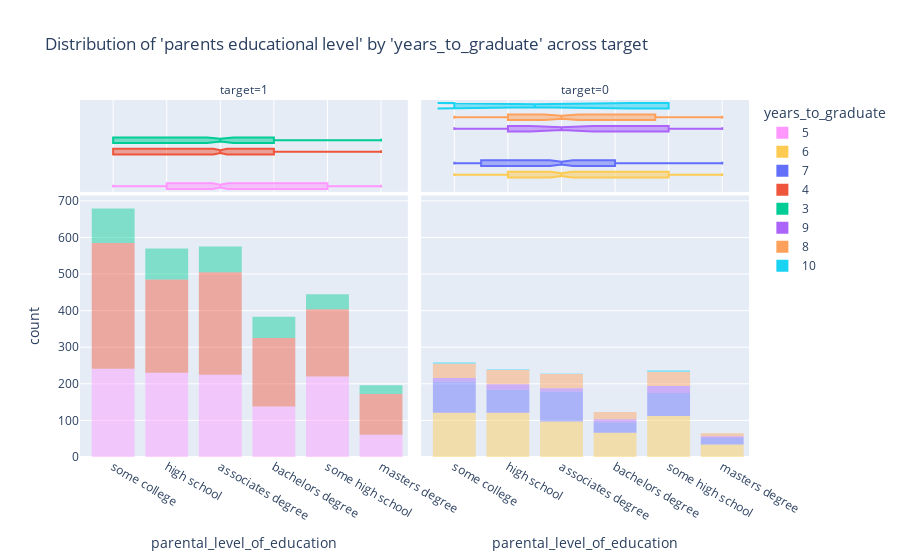

Notebook source saved alongside this figure:
### Code cell
fig = px.histogram(df_full_train, 
                   x='parental_level_of_education', 
                   color='years_to_graduate', 
                   facet_col='target',
                   opacity=0.45,
                   category_orders=dict(years_to_graduate=['3', '4', '5', '6', '7', '8', '9', '10']),
                   marginal='box',
                   title="Distribution of 'parents educational level' by 'years_to_graduate' across target")
fig.show()

### Figure 1 — Plotly figure (JSON) as saved in the notebook; plotly's stock layout.template omitted (floating-point values rounded to 4 significant figures; data arrays with more than 128 entries replaced by an {"elided": "..."} marker saying what was removed)
{"data": [{"alignmentgroup": "True", "bingroup": "x", "hovertemplate": "years_to_graduate=5<br>target=1<br>parental_level_of_education=%{x}<br>count=%{y}<extra></extra>", "legendgroup": "5", "marker": {"color": "#FF97FF", "opacity": 0.45, "pattern": {"shape": ""}}, "name": "5", "offsetgroup": "5", "orientation": "v", "showlegend": true, "type": "histogram", "x": {"elided": "1115 str values"}, "xaxis": "x", "yaxis": "y"}, {"alignmentgroup": "True", "hovertemplate": "years_to_graduate=5<br>target=1<br>parental_level_of_education=%{x}<extra></extra>", "legendgroup": "5", "marker": {"color": "#FF97FF"}, "name": "5", "notched": true, "offsetgroup": "5", "showlegend": false, "type": "box", "x": {"elided": "1115 str values"}, "xaxis": "x3", "yaxis": "y3"}, {"alignmentgroup": "True", "bingroup": "x", "hovertemplate": "years_to_graduate=6<br>target=0<br>parental_level_of_education=%{x}<br>count=%{y}<extra></extra>", "legendgroup": "6", "marker": {"color": "#FECB52", "opacity": 0.45, "pattern": {"shape": ""}}, "name": "6", "offsetgroup": "6", "orientation": "v", "showlegend": true, "type": "histogram", "x": {"elided": "551 str values"}, "xaxis": "x2", "yaxis": "y2"}, {"alignmentgroup": "True", "hovertemplate": "years_to_graduate=6<br>target=0<br>parental_level_of_education=%{x}<extra></extra>", "legendgroup": "6", "marker": {"color": "#FECB52"}, "name": "6", "notched": true, "offsetgroup": "6", "showlegend": false, "type": "box", "x": {"elided": "551 str values"}, "xaxis": "x4", "yaxis": "y4"}, {"alignmentgroup": "True", "bingroup": "x", "hovertemplate": "years_to_graduate=7<br>target=0<br>parental_level_of_education=%{x}<br>count=%{y}<extra></extra>", "legendgroup": "7", "marker": {"color": "#636efa", "opacity": 0.45, "pattern": {"shape": ""}}, "name": "7", "offsetgroup": "7", "orientation": "v", "showlegend": true, "type": "histogram", "x": {"elided": "340 str values"}, "xaxis": "x2", "yaxis": "y2"}, {"alignmentgroup": "True", "hovertemplate": "years_to_graduate=7<br>target=0<br>parental_level_of_education=%{x}<extra></extra>", "legendgroup": "7", "marker": {"color": "#636efa"}, "name": "7", "notched": true, "offsetgroup": "7", "showlegend": false, "type": "box", "x": {"elided": "340 str values"}, "xaxis": "x4", "yaxis": "y4"}, {"alignmentgroup": "True", "bingroup": "x", "hovertemplate": "years_to_graduate=4<br>target=1<br>parental_level_of_education=%{x}<br>count=%{y}<extra></extra>", "legendgroup": "4", "marker": {"color": "#EF553B", "opacity": 0.45, "pattern": {"shape": ""}}, "name": "4", "offsetgroup": "4", "orientation": "v", "showlegend": true, "type": "histogram", "x": {"elided": "1361 str values"}, "xaxis": "x", "yaxis": "y"}, {"alignmentgroup": "True", "hovertemplate": "years_to_graduate=4<br>target=1<br>parental_level_of_education=%{x}<extra></extra>", "legendgroup": "4", "marker": {"color": "#EF553B"}, "name": "4", "notched": true, "offsetgroup": "4", "showlegend": false, "type": "box", "x": {"elided": "1361 str values"}, "xaxis": "x3", "yaxis": "y3"}, {"alignmentgroup": "True", "bingroup": "x", "hovertemplate": "years_to_graduate=3<br>target=1<br>parental_level_of_education=%{x}<br>count=%{y}<extra></extra>", "legendgroup": "3", "marker": {"color": "#00cc96", "opacity": 0.45, "pattern": {"shape": ""}}, "name": "3", "offsetgroup": "3", "orientation": "v", "showlegend": true, "type": "histogram", "x": {"elided": "372 str values"}, "xaxis": "x", "yaxis": "y"}, {"alignmentgroup": "True", "hovertemplate": "years_to_graduate=3<br>target=1<br>parental_level_of_education=%{x}<extra></extra>", "legendgroup": "3", "marker": {"color": "#00cc96"}, "name": "3", "notched": true, "offsetgroup": "3", "showlegend": false, "type": "box", "x": {"elided": "372 str values"}, "xaxis": "x3", "yaxis": "y3"}, {"alignmentgroup": "True", "bingroup": "x", "hovertemplate": "years_to_graduate=9<br>target=0<br>parental_level_of_education=%{x}<br>count=%{y}<extra></extra>", "legendgroup": "9", "marker": {"color": "#ab63fa", "opacity": 0.45, "pattern": {"shape": ""}}, "name": "9", "offsetgroup": "9", "orientation": "v", "showlegend": true, "type": "histogram", "x": ["some high school", "high school", "high school", "bachelors degree", "high school", "bachelors degree", "some high school", "associates degree", "high school", "high school", "masters degree", "some college", "high school", "some college", "bachelors degree", "masters degree", "bachelors degree", "some high school", "some high school", "associates degree", "some high school", "some college", "high school", "high school", "high school", "associates degree", "high school", "high school", "some high school", "some high school", "some high school", "high school", "masters degree", "some high school", "bachelors degree", "associates degree", "some high school", "some college", "some college", "some college", "associates degree", "some high school", "bachelors degree", "some college", "high school", "associates degree", "some high school", "some high school", "some college", "some high school", "bachelors degree", "high school", "associates degree", "high school", "some high school", "masters degree", "some high school", "associates degree", "masters degree", "some high school", "associates degree", "some high school", "some high school", "some college", "bachelors degree", "some college"], "xaxis": "x2", "yaxis": "y2"}, {"alignmentgroup": "True", "hovertemplate": "years_to_graduate=9<br>target=0<br>parental_level_of_education=%{x}<extra></extra>", "legendgroup": "9", "marker": {"color": "#ab63fa"}, "name": "9", "notched": true, "offsetgroup": "9", "showlegend": false, "type": "box", "x": ["some high school", "high school", "high school", "bachelors degree", "high school", "bachelors degree", "some high school", "associates degree", "high school", "high school", "masters degree", "some college", "high school", "some college", "bachelors degree", "masters degree", "bachelors degree", "some high school", "some high school", "associates degree", "some high school", "some college", "high school", "high school", "high school", "associates degree", "high school", "high school", "some high school", "some high school", "some high school", "high school", "masters degree", "some high school", "bachelors degree", "associates degree", "some high school", "some college", "some college", "some college", "associates degree", "some high school", "bachelors degree", "some college", "high school", "associates degree", "some high school", "some high school", "some college", "some high school", "bachelors degree", "high school", "associates degree", "high school", "some high school", "masters degree", "some high school", "associates degree", "masters degree", "some high school", "associates degree", "some high school", "some high school", "some college", "bachelors degree", "some college"], "xaxis": "x4", "yaxis": "y4"}, {"alignmentgroup": "True", "bingroup": "x", "hovertemplate": "years_to_graduate=8<br>target=0<br>parental_level_of_education=%{x}<br>count=%{y}<extra></extra>", "legendgroup": "8", "marker": {"color": "#FFA15A", "opacity": 0.45, "pattern": {"shape": ""}}, "name": "8", "offsetgroup": "8", "orientation": "v", "showlegend": true, "type": "histogram", "x": {"elided": "183 str values"}, "xaxis": "x2", "yaxis": "y2"}, {"alignmentgroup": "True", "hovertemplate": "years_to_graduate=8<br>target=0<br>parental_level_of_education=%{x}<extra></extra>", "legendgroup": "8", "marker": {"color": "#FFA15A"}, "name": "8", "notched": true, "offsetgroup": "8", "showlegend": false, "type": "box", "x": {"elided": "183 str values"}, "xaxis": "x4", "yaxis": "y4"}, {"alignmentgroup": "True", "bingroup": "x", "hovertemplate": "years_to_graduate=10<br>target=0<br>parental_level_of_education=%{x}<br>count=%{y}<extra></extra>", "legendgroup": "10", "marker": {"color": "#19d3f3", "opacity": 0.45, "pattern": {"shape": ""}}, "name": "10", "offsetgroup": "10", "orientation": "v", "showlegend": true, "type": "histogram", "x": ["some high school", "some high school", "some college", "some high school", "some high school", "associates degree", "some college", "some high school", "some college", "high school", "high school", "some college"], "xaxis": "x2", "yaxis": "y2"}, {"alignmentgroup": "True", "hovertemplate": "years_to_graduate=10<br>target=0<br>parental_level_of_education=%{x}<extra></extra>", "legendgroup": "10", "marker": {"color": "#19d3f3"}, "name": "10", "notched": true, "offsetgroup": "10", "showlegend": false, "type": "box", "x": ["some high school", "some high school", "some college", "some high school", "some high school", "associates degree", "some college", "some high school", "some college", "high school", "high school", "some college"], "xaxis": "x4", "yaxis": "y4"}], "layout": {"annotations": [{"font": {}, "showarrow": false, "text": "target=1", "x": 0.245, "xanchor": "center", "xref": "paper", "y": 1, "yanchor": "bottom", "yref": "paper"}, {"font": {}, "showarrow": false, "text": "target=0", "x": 0.755, "xanchor": "center", "xref": "paper", "y": 1, "yanchor": "bottom", "yref": "paper"}], "barmode": "relative", "legend": {"title": {"text": "years_to_graduate"}, "tracegroupgap": 0}, "title": {"text": "Distribution of 'parents educational level' by 'years_to_graduate' across target"}, "xaxis": {"anchor": "y", "domain": [0, 0.49], "title": {"text": "parental_level_of_education"}}, "xaxis2": {"anchor": "y2", "domain": [0.51, 1], "matches": "x", "title": {"text": "parental_level_of_education"}}, "xaxis3": {"anchor": "y3", "domain": [0, 0.49], "matches": "x", "showgrid": true, "showticklabels": false}, "xaxis4": {"anchor": "y4", "domain": [0.51, 1], "matches": "x", "showgrid": true, "showticklabels": false}, "yaxis": {"anchor": "x", "domain": [0, 0.7326], "title": {"text": "count"}}, "yaxis2": {"anchor": "x2", "domain": [0, 0.7326], "matches": "y", "showticklabels": false}, "yaxis3": {"anchor": "x3", "domain": [0.7426, 1], "matches": "y3", "showgrid": false, "showline": false, "showticklabels": false, "ticks": ""}, "yaxis4": {"anchor": "x4", "domain": [0.7426, 1], "matches": "y3", "showgrid": false, "showline": false, "showticklabels": false, "ticks": ""}}}
